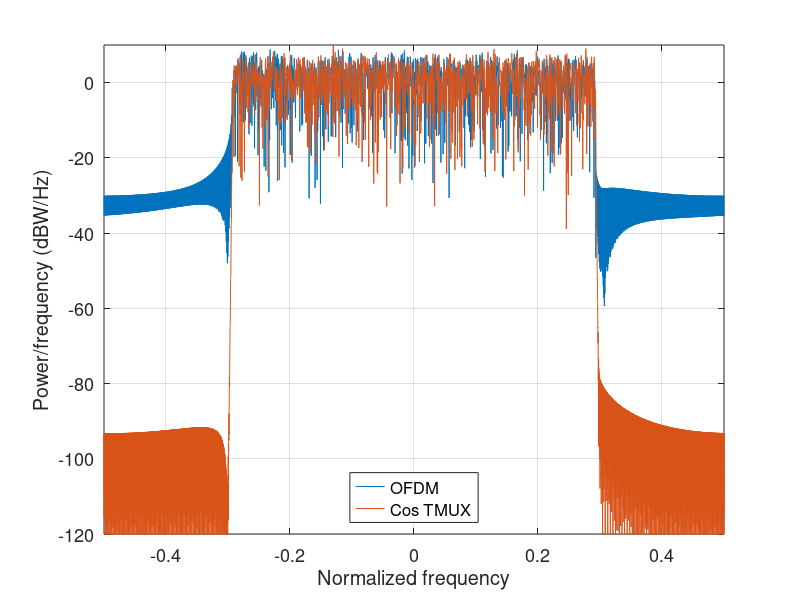
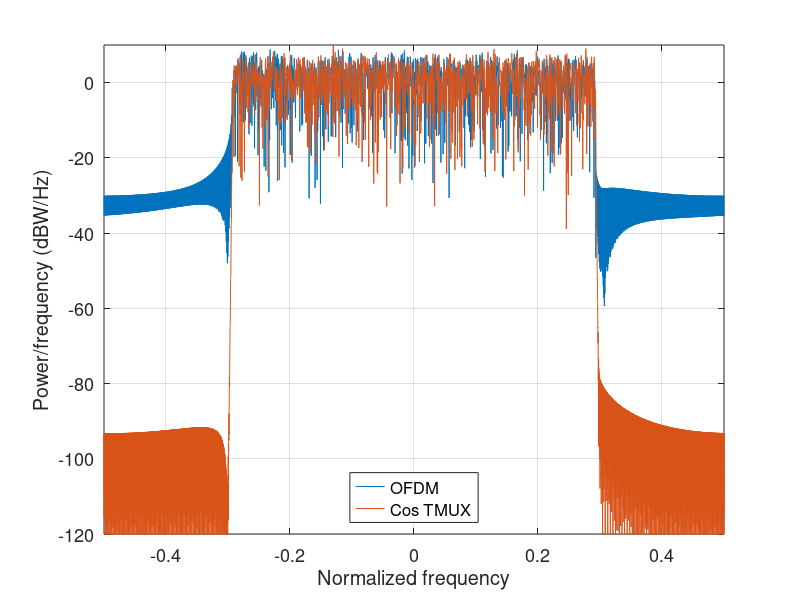

The MATLAB source for these figures, in order:
clear
close all


load('figures/PSD_64QAM_M1024_m2.mat');%, 'psdCos', 'psdOFDM', 'fOFDM', 'fCos') 


% hFig1 = figure('Position', figposition([46 15 30 30]));
figure;
plot(fOFDM,pow2db(psdOFDM));
hold on
plot(fCos,pow2db(psdCos));
hold off
grid on
% xlim([-0.5, 0.5])
axis([-0.5 0.5 -120 10]);
xlabel('Normalized frequency');
% ylabel('PSD (dBW/Hz)')
ylabel('Power/frequency (dBW/Hz)')
l=legend('OFDM','Cos TMUX');
set(gca, 'fontsize',13)
set(l, 'fontsize', 12, 'location', 'south');

saveas(gcf, 'figures/PSD_64QAM_M1024_m2.png' )
saveas(gcf, 'figures/PSD_64QAM_M1024_m2.svg' )
% title(['PSD Comparison (' num2str(numRBs*rbSize) ' Subcarriers)'])